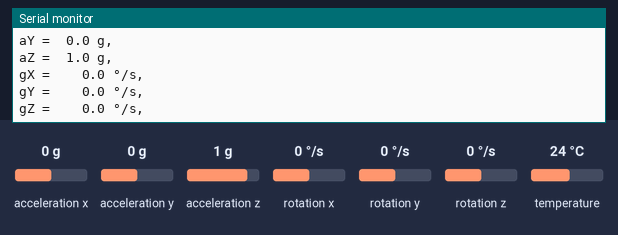
Simulated run of this sketch. Board: Arduino Uno, built with avr-gcc and run on an emulated ATmega328P. Parts: the last lines printed to the serial monitor. The inputs (shaded band) are chosen by the test bench; at power-on: acceleration x 0 g, acceleration y 0 g, acceleration z 1 g, rotation x 0 °/s, rotation y 0 °/s, rotation z 0 °/s, temperature 24 °C.

Above: at 1.2 s.
1.3 s: acceleration x set to -1.4 g
At 1.3 s:
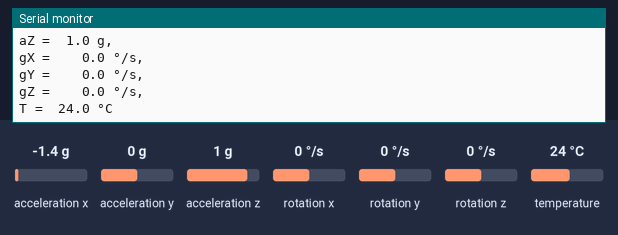
4.7 s: acceleration y set to -1.4 g
7.9 s: acceleration z set to -1.4 g
11.1 s: rotation x set to -192 °/s
14.3 s: rotation y set to -192 °/s
At 15.8 s:
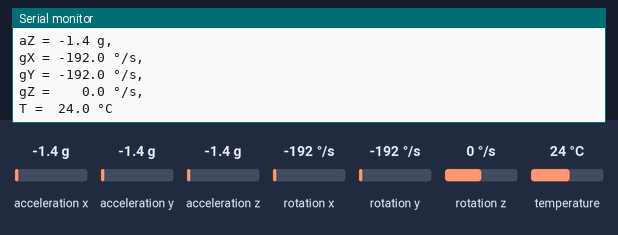
17.5 s: rotation z set to -192 °/s
At 19.0 s:
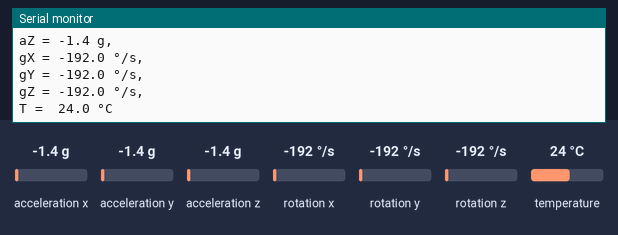

Measured:
- after the input at 14.3 s, the serial monitor: prints a new line after 0.69 s (image 2)
- after the input at 17.5 s, the serial monitor: prints a new line after 0.70 s (image 3)

The sketch:

Sensors.ino
```cpp
// By Bhargav Maniar 2019
// Using I2C - Inter integrated circuit

#include <Wire.h>
#include <I2Cdev.h>
#include <MPU6050.h>

MPU6050 mpu6050; // The device

int16_t axisX, axisY, axisZ;
int16_t gyroAxisX, gyroAxisY, gyroAxisZ;
int16_t temperature;

char buffer[10]; // output stream buffer

void setup() {
  Wire.begin(); // Initialise I2c bus
  Serial.begin(9600); // Serial bus with baud rate of 9600
  mpu6050.initialize(); // Ignore the incorrect spelling

  // Test Connection
  Serial.print("MPU6050 connection ");
  Serial.println(mpu6050.testConnection() ? "successful." : "failed.");
}

void loop() {
  mpu6050.getMotion6(&axisX, &axisY, &axisZ, &gyroAxisX, &gyroAxisY, &gyroAxisZ); // Read raw data from mpu6050
  temperature = mpu6050.getTemperature(); // Get the temperature value
  printValues();  // Print data in correct format
  delay(1000); // 1 Second delay
}

void printValues()
{
   Serial.print("aX = ");  Serial.print(dtostrf(axisX/16384.0, 4, 1, buffer));  Serial.println(" g, ");
   Serial.print("aY = ");  Serial.print(dtostrf(axisY/16384.0, 4, 1, buffer));  Serial.println(" g, ");
   Serial.print("aZ = ");  Serial.print(dtostrf(axisZ/16384.0, 4, 1, buffer));  Serial.println(" g, ");

   Serial.print("gX = ");  Serial.print(dtostrf(gyroAxisX/131.0, 6, 1, buffer));  Serial.println(" °/s, ");
   Serial.print("gY = ");  Serial.print(dtostrf(gyroAxisY/131.0, 6, 1, buffer));  Serial.println(" °/s, ");
   Serial.print("gZ = ");  Serial.print(dtostrf(gyroAxisZ/131.0, 6, 1, buffer));  Serial.println(" °/s, ");
   Serial.print("T = ");  Serial.print(dtostrf(temperature/340.0+36.53, 5, 1, buffer));  Serial.println(" °C");
   Serial.println();
}
```
